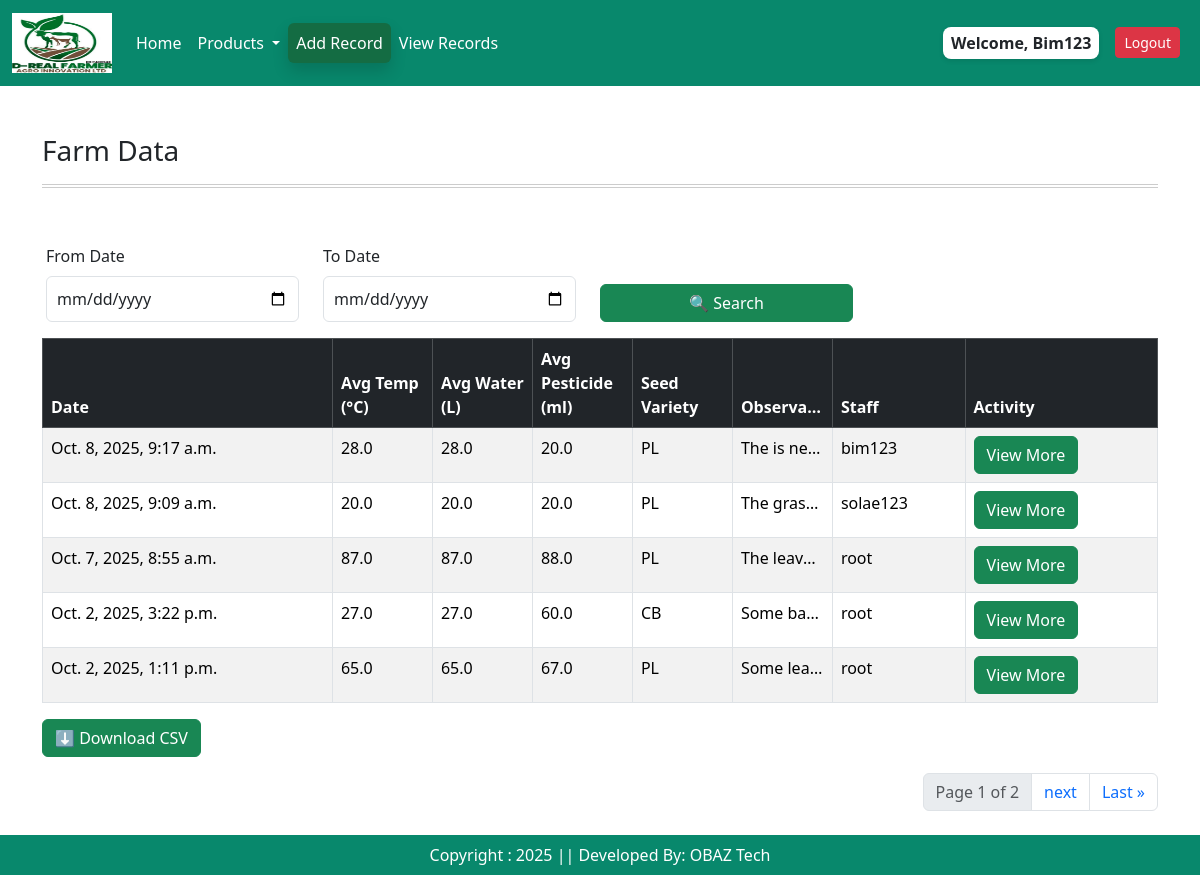
The app's page /viewrecords/ (signed in), older data.
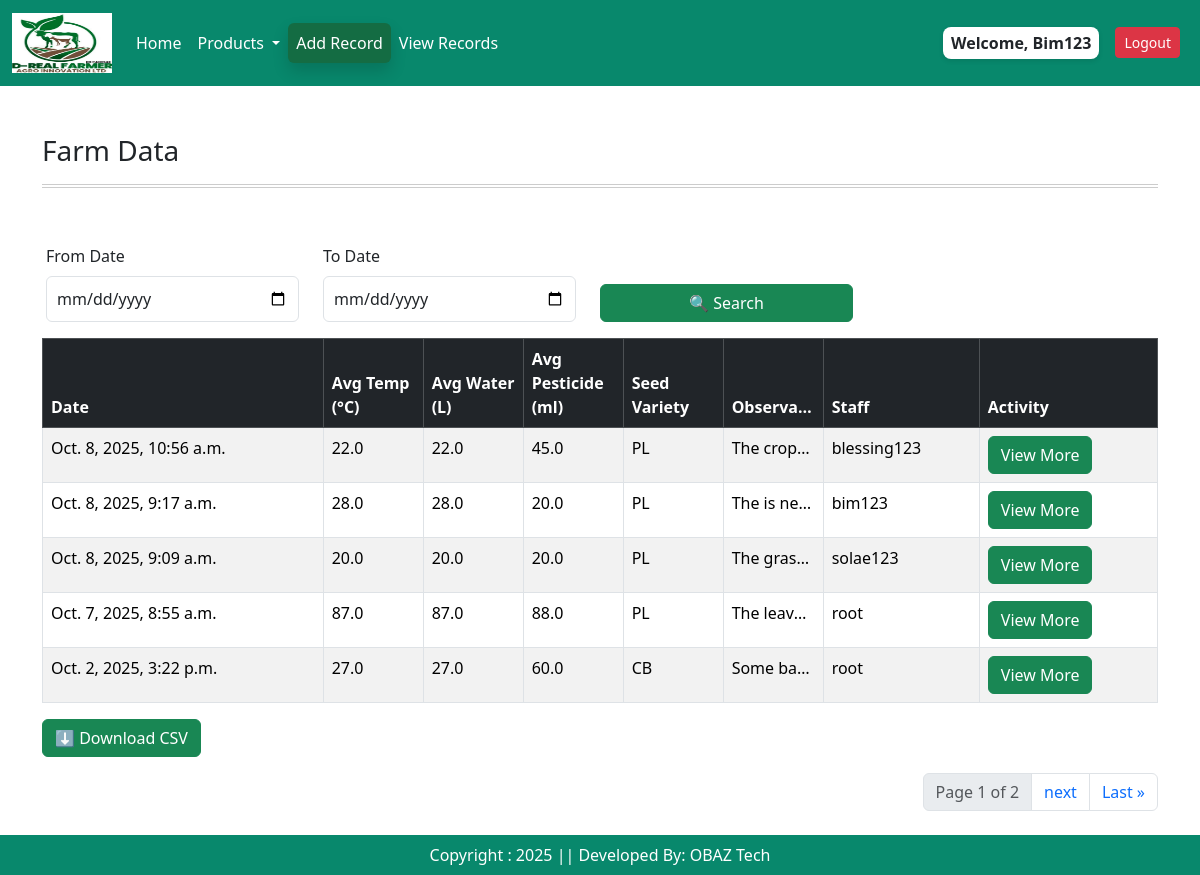
The same page, newer data.
### app/models.py (models this page shows, shortened)
class Farminputs(models.Model):
    user = models.ForeignKey(User, on_delete=models.CASCADE)
    avg_temp = models.FloatField()
    avg_water = models.FloatField()
    avg_pesticide = models.FloatField()
    pesticide_name = models.CharField(choices = pesticide_choices, max_length = 2)
    fertilizer_name = models.CharField(choices = fertilizer_choices, max_length = 7)
    avg_fertilizer = models.FloatField() # in kilograms per hectare(kg/ha)
    seed_variety = models.CharField(choices = seed_choices, max_length = 2)
    daily_observation = models.TextField( default = '')
    created_at = models.DateTimeField(auto_now_add=True)
    class Meta:
        verbose_name = "Farminputs"
        verbose_name_plural = "Farminputs"  # Prevents Django from adding "s"

### app/views.py (the view)
# urls.py: path('viewrecords/', views.records, name = "viewrecords"),
@login_required(login_url = 'user_login')
def records(request):
    recordz = Farminputs.objects.all().order_by('-created_at')
    page_list = Paginator(Farminputs.objects.all().order_by('-created_at'), 5)
    page = request.GET.get('page')
    venues = page_list.get_page(page)
    context = {
        'recordz':recordz,
        'venues':venues
    }
    return render(request,"records.html", context)

### app/templates/records.html (shortened to what this page needs)
{% extends 'base.html' %}
{% load static %}
{% block main-content %}
<body>
<div class="container mt-5">
<div class="container">
<h3 class="mb-3">Farm Data</h3>
 <hr class="gradient-double">
<div class = "row">
  <div class="row mt-4 p-3">
    <div class="col-md-3">
      <label for="fromDate" class="form-label">From Date</label>
      <input type="date" id="fromDate" class="form-control">
    </div>
    <div class="col-md-3">
      <label for="toDate" class="form-label">To Date</label>
      <input type="date" id="toDate" class="form-control">
    </div>
    <div class="col-md-3 d-flex align-items-end">
      <button class="btn btn-success w-100" onclick="filterByDate()">🔍 Search</button>
    </div>
  </div>
  <div class="table-responsive">
    <table class="table table-bordered table-striped table-hover" id="farmTable">
      <thead class="table-dark">
        <tr>
          <th>Date</th>
          <th>Avg Temp (°C)</th>
          <th>Avg Water (L)</th>
          <th>Avg Pesticide (ml)</th>
          <th>Seed Variety</th>
          <th  class="fixed-col">Observations </th>
           <th>Staff</th>
            <th>Activity</th>
        </tr>
      </thead>
      <tbody>
      {% for item in venues %}
        <tr>
          <td>{{ item.created_at }}</td>
          <td class="fixed-col">{{ item.avg_water}}</td>
          <td class="fixed-col">{{item.avg_water}}</td>
          <td class="fixed-col">{{item.avg_pesticide}}</td>
          <td class="fixed-col">{{ item.seed_variety}}</td>
          <td class="fixed-col">{{item.daily_observation }}</td>
            <td>{{ item.user}}</td>
          <td>
          <a type="button" class="btn btn-success" href = "{% url 'farmrecordsedit' item.id %}">View More</a>
          </td>
        </tr>
  {% endfor %}
      </tbody>
    </table>
  </div>
  <div class="mb-3">
    <button class="btn btn-success" onclick="downloadTable()">⬇ Download CSV</button>
  </div>
 </div>
<nav aria-label="Page navigation example">
  <ul class="pagination justify-content-end">
   <li class="page-item disabled"><a href = "#" class="page-link">Page {{ venues.number }} of {{ venues.paginator.num_pages}}</a></li>
   {% if venues.has_next %}
   <li class="page-item"><a class="page-link" href = "?page={{ venues.next_page_number }}">next</a></li>
   <li class="page-item"> <a class="page-link" href = "?page={{ venues.paginator.num_pages}}">Last &raquo</a></li>
   {% endif  %}
     </ul>
</nav>
  </div>
  </div>
</div>
<br/><br/>
{% endblock main-content %}

### app/templates/base.html (shortened to what this page needs)
<!DOCTYPE html>
{% load static %}
<html lang="en">
<head>
    <link href = "https://cdn.jsdelivr.net/npm/bootstrap@5.3.3/dist/css/bootstrap.min.css" rel = "stylesheet"
    />
    <link href="https://cdn.jsdelivr.net/npm/bootstrap-icons/font/bootstrap-icons.css" rel="stylesheet"/>
    <link rel = "stylesheet" href = "{% static '/css/owl.carousel.min.css' %}" />
    <link rel = "stylesheet" href = "{% static '/css/all.min.css' %}" />
     <link rel = "stylesheet" href = "{% static '/css/style.css' %}" />
</head>
<body>
<div class = "row">
  <div class = "col-sm-12">
<nav class="navbar navbar-expand-lg" >
  <div class="container-fluid">
   <a class="navbar-brand" href="{% url 'home' %}"><img src = "{% static "/images/site_logo.png" %}" width = "100" height = "60"/></a>
{% if user.is_authenticated %}
    <div class="collapse navbar-collapse" id="navbarNavDropdown">
      <ul class="navbar-nav me-auto mb-2 mb-lg-0">
        <li class="nav-item">
          <a class="nav-link active" aria-current="page" href="#">Home</a>
        </li>
        <li class="nav-item dropdown">
          <a class="nav-link dropdown-toggle" href="#" role="button" data-bs-toggle="dropdown" aria-expanded="false">
            Products
          </a>
        </li>
           <li class="nav-item">
          <a class="nav-link active btn btn-success shadow" aria-current="page" href="{% url 'register' %}">Add Record</a>
        </li>
   <li class="nav-item">
          <a class="nav-link active" aria-current="page" href="{% url 'viewrecords' %}">View Records</a>
        </li>
      </ul>
      <ul class="navbar-nav ml-auto">
         <li class="nav-item p-2">
       {% if request.user.is_authenticated %} <span class = "welcome-user text-dark text-capitalize px-2 py-1">  welcome, {{request.user}} {% endif %}</span>
        </li>
        <li class="nav-item p-2">
           <a href="{% url 'user_logout' %}" class="btn btn-danger btn-sm">Logout</a>
        </li>
</ul>
   {% endif %}
    </div>
  </div>
</nav>
</div>
{% block main-content %}{% endblock main-content %}
<footer class = "container-fluid fixed-bottom text-white text-center p-2 mt-5">
Copyright : 2025 || Developed By: OBAZ Tech
</footer>
</body>
</html>

### app/static/css/style.css (style rules this page uses)
.navbar { background-color: rgb(8, 136, 108) !important; }
.nav-link { color: white !important; }
footer { background-color: rgb(8, 136, 108) !important; }
.form-control { padding: 10px !important; }
.fixed-col { width: 100px; max-width: 100px; white-space: nowrap; overflow: hidden; text-overflow: ellipsis; }
.gradient-double { border: none; height: 4px; background: linear-gradient(to bottom, #333 33%, transparent 33%, transparent 66%, #333 66%); }
.welcome-user { background-color: #fff; border-radius: 8px; font-weight: 600; box-shadow: 0 2px 5px rgba(0, 0, 0, 0.1); display: inline-block; }

Row changes from the older to the newer data that the page shows:
no longer on this page (row unchanged): Farminputs: created_at "Oct. 2, 2025, 1:11 p.m.", avg_water "65.0", avg_pesticide "67.0", seed_variety "PL", daily_observation "Some lea…", user "root"
added Farminputs: created_at "Oct. 8, 2025, 10:56 a.m.", avg_water "22.0", avg_pesticide "45.0", seed_variety "PL", daily_observation "The crop…", user "blessing123"
